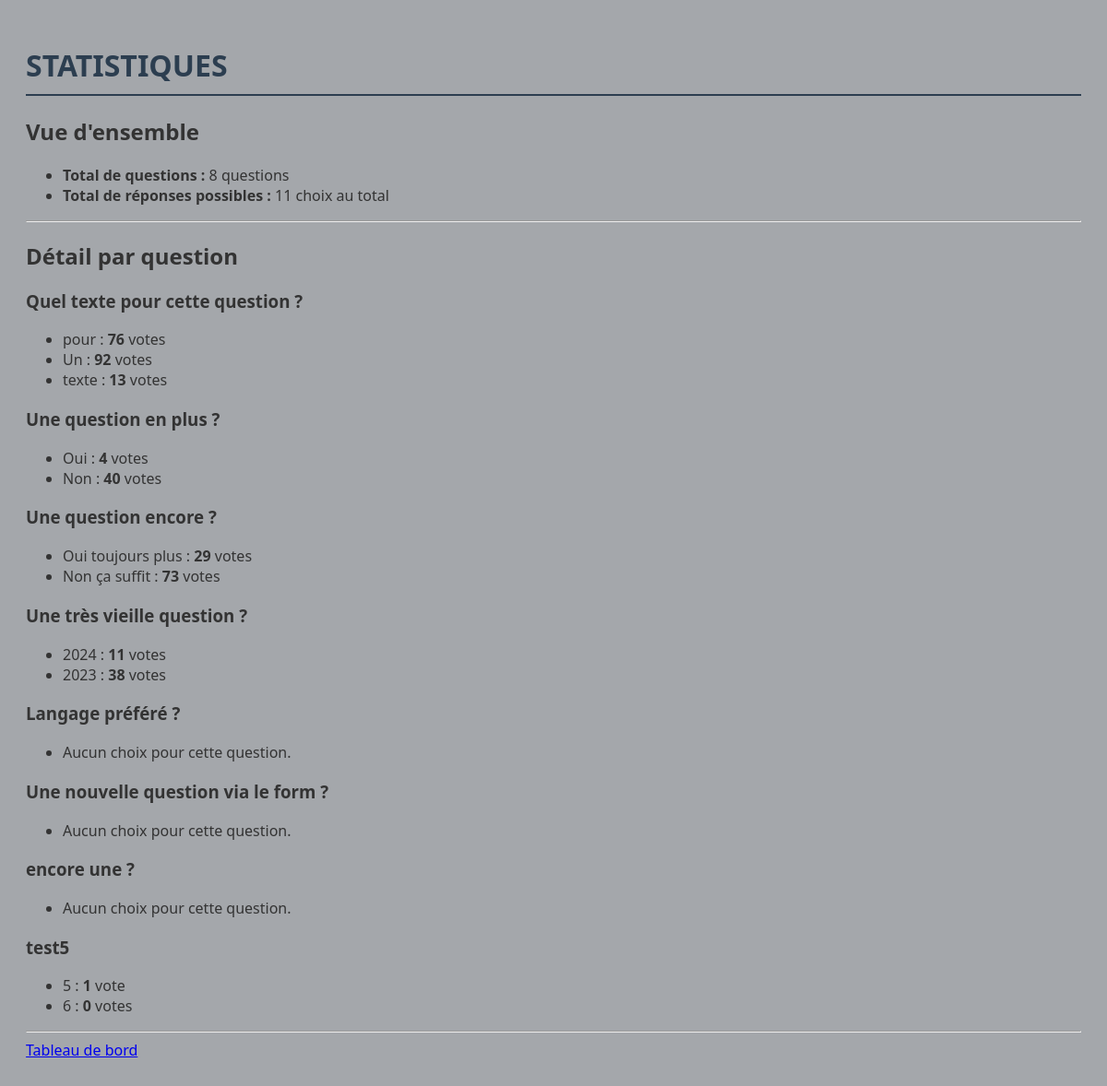
/polls/statistics/, run on an earlier commit of the app's database.
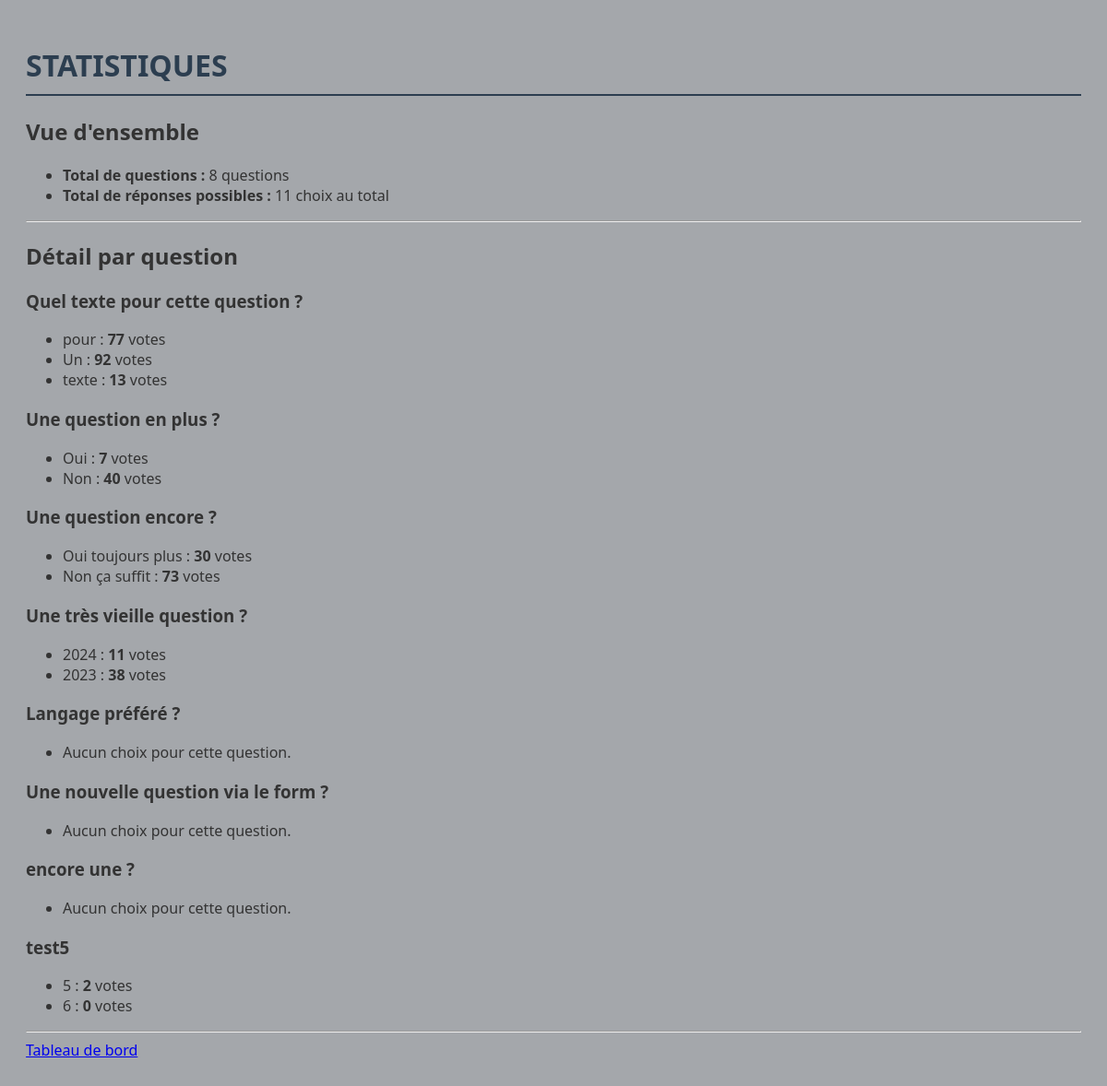
And on a later commit of the database.
### polls/models.py (models this page shows, shortened)
class Choice(models.Model):
    question = models.ForeignKey(Question, on_delete=models.CASCADE)
    choice_text = models.CharField(max_length=200,verbose_name="Choix")
    votes = models.IntegerField(default=0)
    class Meta:
        verbose_name = "Choix"
        verbose_name_plural = "Choix"

### polls/views.py (the view)
# urls.py: path("statistics/", views.statistics, name="statistics"),
def statistics(request: HttpRequest)-> HttpResponse:
    total_questions = int(Question.objects.count())
    total_choices = int(Choice.objects.count())
    total_votes = Choice.objects.aggregate(Sum('votes'))['votes__sum'] or 0
    avg_votes = Choice.objects.aggregate(Avg('votes'))['votes__avg'] or 0
    try:
        last_created_question: Optional[Question] = Question.objects.latest('id')
    except Question.DoesNotExist:
        last_created_question = None
    questions_list = Question.objects.all()
    context: dict[str, ContextValue] = {
        'total_questions': total_questions,
        'total_choices': total_choices,
        'total_votes': total_votes,
        'avg_votes': round(avg_votes, 2),
        'last_question': last_created_question,
        'questions_list': questions_list,
    }
    return render(request, 'polls/statistics.html', context)

### polls/templates/polls/statistics.html (shortened to what this page needs)
{% load static %}<!doctype html>
<html lang="fr">
  <head>
    <link rel="stylesheet" href="{% static 'polls/style.css' %}" />
  </head>
  <body>
    <h1>STATISTIQUES</h1>
    <section>
      <h2>Vue d'ensemble</h2>
      <ul>
        <li>
          <strong>Total de questions :</strong>
          {{ total_questions }} question{{ total_questions|pluralize }}
        </li>
        <li>
          <strong>Total de réponses possibles :</strong>
          {{ total_choices }} choix au total
        </li>
      </ul>
    </section>
    <hr />
    <section>
      <h2>Détail par question</h2>
      {% for question in questions_list %}
      <div>
        <h3>{{ question.question_text }}</h3>
        <ul>
          {% for choice in question.choice_set.all %}
          <li>
            {{ choice.choice_text }} :
            <strong>{{ choice.votes }}</strong>
            vote{{ choice.votes|pluralize }}
          </li>
          {% empty %}
          <li>Aucun choix pour cette question.</li>
          {% endfor %}
        </ul>
      </div>
      {% endfor %}
    </section>
    <hr />
    <a href="{% url 'polls:index' %}">Tableau de bord</a>
  </body>
</html>

What changed in the data, as far as the page shows it:
changed Choice "pour": votes "76" → "77"
changed Choice "Oui": votes "4" → "7"
changed Choice "Oui toujours plus": votes "29" → "30"
changed Choice (number 10 of 11 on the later page): votes "1" → "2"
